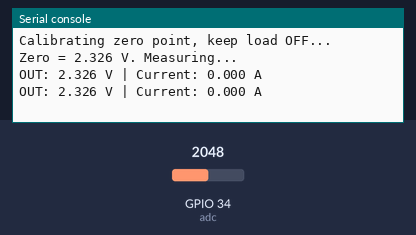
The program below on a simulated ESP32 board running MicroPython. Shown: the last lines printed to the serial console. The inputs (shaded band) are chosen by the test bench; at power-on: GPIO 34 (adc) = 2048 (analog values on the 0–4095 scale).

Above: at 1.7 s.
1.8 s: GPIO 34 (adc) set to 2866
At 2.2 s:
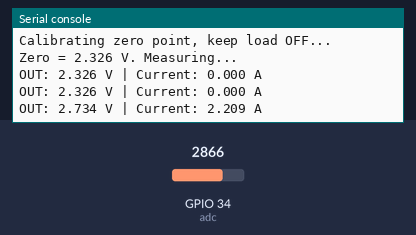
3.3 s: GPIO 34 (adc) set to 3603
At 4.2 s:
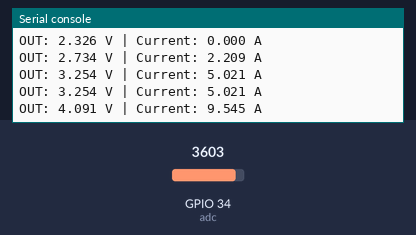
Timing chart, 0 to 6.3 s (numbered marks = the images above; inputs shaded):
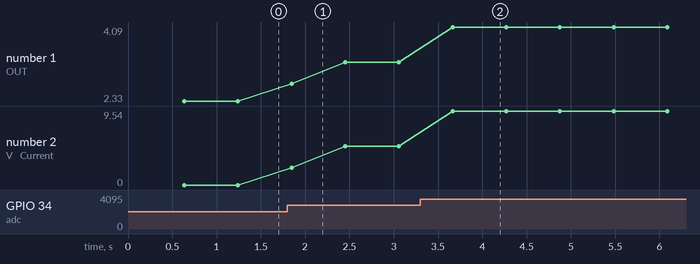

Measured:
- after the input at 1.8 s, the serial console: prints a new line after 0.05 s (image 1)
- after the input at 3.3 s, the serial console: prints a new line after 0.36 s (image 2)
- plotted number 1: 2.33 → 3.25 after the input at 1.8 s, 3.25 → 4.09 after the input at 3.3 s
- plotted number 2: 0 → 5.02 after the input at 1.8 s, 5.02 → 9.54 after the input at 3.3 s

The program:

example_1.py
```python
# ESP32 MicroPython script that reads the ACS712 via ADC (with a voltage divider), calibrates the zero offset, and prints measured voltage and DC current.
#
# Buy this module: https://shillehtek.com/products/acs712-current-sensor-5a-arduino-esp32
# Full manual: https://shillehtek.com/blogs/shillehtek-product-manuals/acs712-current-sensor-5a-arduino-esp32-manual
# More examples: https://github.com/shillehbean/shillehtek-examples
#

# ACS712 5A Current Sensor - ESP32 MicroPython Example (DC current)
# OUT -> 10k/20k divider -> GPIO 34, VCC -> VIN (5V)
# Divider scales 5V -> 3.33V, so multiply measured volts by 1.5

from machine import ADC, Pin
import time

adc = ADC(Pin(34))
adc.atten(ADC.ATTN_11DB)      # full 0-3.3V range

SENSITIVITY = 0.185           # volts per amp (5A version)
DIVIDER = 1.5                 # (10k + 20k) / 20k

def read_volts(samples):
    total = 0
    for _ in range(samples):
        total += adc.read_uv()
        time.sleep_ms(1)
    return total / samples / 1_000_000 * DIVIDER

# Calibrate the zero point - no load current for these 2 seconds!
print("Calibrating zero point, keep load OFF...")
zero = read_volts(500)
print("Zero = {:.3f} V. Measuring...".format(zero))

while True:
    volts = read_volts(100)
    amps = (volts - zero) / SENSITIVITY
    print("OUT: {:.3f} V | Current: {:.3f} A".format(volts, amps))
    time.sleep(0.5)
```
